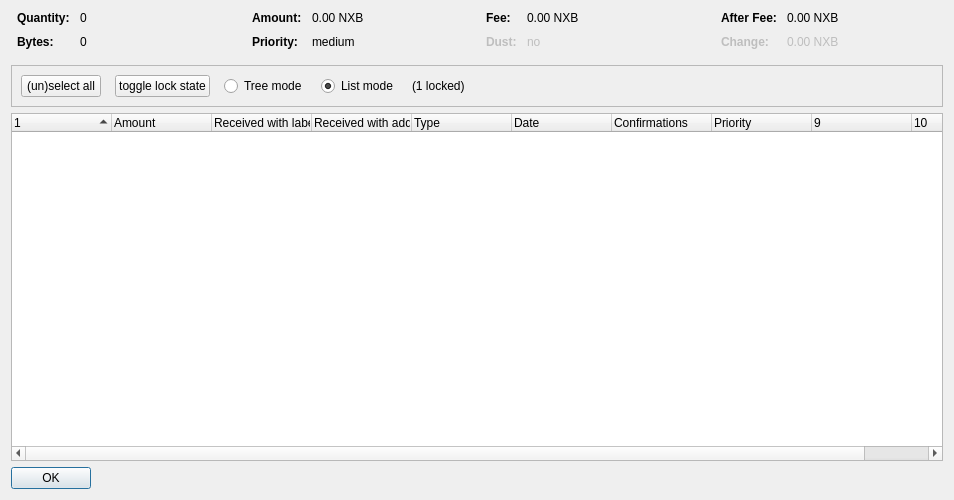
<?xml version="1.0" encoding="UTF-8"?>
<ui version="4.0">
 <class>CoinControlDialog</class>
 <widget class="QDialog" name="CoinControlDialog">
  <property name="geometry">
   <rect>
    <x>0</x>
    <y>0</y>
    <width>954</width>
    <height>500</height>
   </rect>
  </property>
  <property name="windowTitle">
   <string>Coin Selection</string>
  </property>
  <layout class="QVBoxLayout" name="verticalLayout">
   <item>
    <layout class="QHBoxLayout" name="horizontalLayoutTop" stretch="0,0,0,0">
     <property name="topMargin">
      <number>0</number>
     </property>
     <property name="bottomMargin">
      <number>10</number>
     </property>
     <item>
      <layout class="QFormLayout" name="formLayoutCoinControl1">
       <property name="horizontalSpacing">
        <number>10</number>
       </property>
       <property name="verticalSpacing">
        <number>10</number>
       </property>
       <property name="leftMargin">
        <number>6</number>
       </property>
       <property name="rightMargin">
        <number>6</number>
       </property>
       <item row="0" column="0">
        <widget class="QLabel" name="labelCoinControlQuantityText">
         <property name="font">
          <font>
           <weight>75</weight>
           <bold>true</bold>
          </font>
         </property>
         <property name="text">
          <string>Quantity:</string>
         </property>
        </widget>
       </item>
       <item row="0" column="1">
        <widget class="QLabel" name="labelCoinControlQuantity">
         <property name="cursor">
          <cursorShape>IBeamCursor</cursorShape>
         </property>
         <property name="contextMenuPolicy">
          <enum>Qt::ActionsContextMenu</enum>
         </property>
         <property name="text">
          <string notr="true">0</string>
         </property>
         <property name="textInteractionFlags">
          <set>Qt::LinksAccessibleByMouse|Qt::TextSelectableByKeyboard|Qt::TextSelectableByMouse</set>
         </property>
        </widget>
       </item>
       <item row="1" column="0">
        <widget class="QLabel" name="labelCoinControlBytesText">
         <property name="font">
          <font>
           <weight>75</weight>
           <bold>true</bold>
          </font>
         </property>
         <property name="text">
          <string>Bytes:</string>
         </property>
        </widget>
       </item>
       <item row="1" column="1">
        <widget class="QLabel" name="labelCoinControlBytes">
         <property name="cursor">
          <cursorShape>IBeamCursor</cursorShape>
         </property>
         <property name="contextMenuPolicy">
          <enum>Qt::ActionsContextMenu</enum>
         </property>
         <property name="text">
          <string notr="true">0</string>
         </property>
         <property name="textInteractionFlags">
          <set>Qt::LinksAccessibleByMouse|Qt::TextSelectableByKeyboard|Qt::TextSelectableByMouse</set>
         </property>
        </widget>
       </item>
      </layout>
     </item>
     <item>
      <layout class="QFormLayout" name="formLayoutCoinControl2">
       <property name="horizontalSpacing">
        <number>10</number>
       </property>
       <property name="verticalSpacing">
        <number>10</number>
       </property>
       <property name="leftMargin">
        <number>6</number>
       </property>
       <property name="rightMargin">
        <number>6</number>
       </property>
       <item row="0" column="0">
        <widget class="QLabel" name="labelCoinControlAmountText">
         <property name="font">
          <font>
           <weight>75</weight>
           <bold>true</bold>
          </font>
         </property>
         <property name="text">
          <string>Amount:</string>
         </property>
        </widget>
       </item>
       <item row="0" column="1">
        <widget class="QLabel" name="labelCoinControlAmount">
         <property name="cursor">
          <cursorShape>IBeamCursor</cursorShape>
         </property>
         <property name="contextMenuPolicy">
          <enum>Qt::ActionsContextMenu</enum>
         </property>
         <property name="text">
          <string notr="true">0.00 NXB</string>
         </property>
         <property name="textInteractionFlags">
          <set>Qt::LinksAccessibleByMouse|Qt::TextSelectableByKeyboard|Qt::TextSelectableByMouse</set>
         </property>
        </widget>
       </item>
       <item row="1" column="0">
        <widget class="QLabel" name="labelCoinControlPriorityText">
         <property name="font">
          <font>
           <weight>75</weight>
           <bold>true</bold>
          </font>
         </property>
         <property name="text">
          <string>Priority:</string>
         </property>
        </widget>
       </item>
       <item row="1" column="1">
        <widget class="QLabel" name="labelCoinControlPriority">
         <property name="cursor">
          <cursorShape>IBeamCursor</cursorShape>
         </property>
         <property name="contextMenuPolicy">
          <enum>Qt::ActionsContextMenu</enum>
         </property>
         <property name="text">
          <string>medium</string>
         </property>
         <property name="textInteractionFlags">
          <set>Qt::LinksAccessibleByMouse|Qt::TextSelectableByKeyboard|Qt::TextSelectableByMouse</set>
         </property>
        </widget>
       </item>
      </layout>
     </item>
     <item>
      <layout class="QFormLayout" name="formLayoutCoinControl3">
       <property name="horizontalSpacing">
        <number>10</number>
       </property>
       <property name="verticalSpacing">
        <number>10</number>
       </property>
       <property name="leftMargin">
        <number>6</number>
       </property>
       <property name="rightMargin">
        <number>6</number>
       </property>
       <item row="0" column="0">
        <widget class="QLabel" name="labelCoinControlFeeText">
         <property name="font">
          <font>
           <weight>75</weight>
           <bold>true</bold>
          </font>
         </property>
         <property name="text">
          <string>Fee:</string>
         </property>
        </widget>
       </item>
       <item row="0" column="1">
        <widget class="QLabel" name="labelCoinControlFee">
         <property name="cursor">
          <cursorShape>IBeamCursor</cursorShape>
         </property>
         <property name="contextMenuPolicy">
          <enum>Qt::ActionsContextMenu</enum>
         </property>
         <property name="text">
          <string notr="true">0.00 NXB</string>
         </property>
         <property name="textInteractionFlags">
          <set>Qt::LinksAccessibleByMouse|Qt::TextSelectableByKeyboard|Qt::TextSelectableByMouse</set>
         </property>
        </widget>
       </item>
       <item row="1" column="0">
        <widget class="QLabel" name="labelCoinControlLowOutputText">
         <property name="enabled">
          <bool>false</bool>
         </property>
         <property name="font">
          <font>
           <weight>75</weight>
           <bold>true</bold>
          </font>
         </property>
         <property name="text">
          <string>Dust:</string>
         </property>
        </widget>
       </item>
       <item row="1" column="1">
        <widget class="QLabel" name="labelCoinControlLowOutput">
         <property name="enabled">
          <bool>false</bool>
         </property>
         <property name="cursor">
          <cursorShape>IBeamCursor</cursorShape>
         </property>
         <property name="contextMenuPolicy">
          <enum>Qt::ActionsContextMenu</enum>
         </property>
         <property name="text">
          <string>no</string>
         </property>
         <property name="textInteractionFlags">
          <set>Qt::LinksAccessibleByMouse|Qt::TextSelectableByKeyboard|Qt::TextSelectableByMouse</set>
         </property>
        </widget>
       </item>
      </layout>
     </item>
     <item>
      <layout class="QFormLayout" name="formLayoutCoinControl4">
       <property name="horizontalSpacing">
        <number>10</number>
       </property>
       <property name="verticalSpacing">
        <number>10</number>
       </property>
       <property name="leftMargin">
        <number>6</number>
       </property>
       <property name="rightMargin">
        <number>6</number>
       </property>
       <item row="0" column="0">
        <widget class="QLabel" name="labelCoinControlAfterFeeText">
         <property name="font">
          <font>
           <weight>75</weight>
           <bold>true</bold>
          </font>
         </property>
         <property name="text">
          <string>After Fee:</string>
         </property>
        </widget>
       </item>
       <item row="0" column="1">
        <widget class="QLabel" name="labelCoinControlAfterFee">
         <property name="cursor">
          <cursorShape>IBeamCursor</cursorShape>
         </property>
         <property name="contextMenuPolicy">
          <enum>Qt::ActionsContextMenu</enum>
         </property>
         <property name="text">
          <string notr="true">0.00 NXB</string>
         </property>
         <property name="textInteractionFlags">
          <set>Qt::LinksAccessibleByMouse|Qt::TextSelectableByKeyboard|Qt::TextSelectableByMouse</set>
         </property>
        </widget>
       </item>
       <item row="1" column="0">
        <widget class="QLabel" name="labelCoinControlChangeText">
         <property name="enabled">
          <bool>false</bool>
         </property>
         <property name="font">
          <font>
           <weight>75</weight>
           <bold>true</bold>
          </font>
         </property>
         <property name="text">
          <string>Change:</string>
         </property>
        </widget>
       </item>
       <item row="1" column="1">
        <widget class="QLabel" name="labelCoinControlChange">
         <property name="enabled">
          <bool>false</bool>
         </property>
         <property name="cursor">
          <cursorShape>IBeamCursor</cursorShape>
         </property>
         <property name="contextMenuPolicy">
          <enum>Qt::ActionsContextMenu</enum>
         </property>
         <property name="text">
          <string notr="true">0.00 NXB</string>
         </property>
         <property name="textInteractionFlags">
          <set>Qt::LinksAccessibleByMouse|Qt::TextSelectableByKeyboard|Qt::TextSelectableByMouse</set>
         </property>
        </widget>
       </item>
      </layout>
     </item>
    </layout>
   </item>
   <item>
    <widget class="QFrame" name="frame">
     <property name="minimumSize">
      <size>
       <width>0</width>
       <height>40</height>
      </size>
     </property>
     <property name="frameShape">
      <enum>QFrame::StyledPanel</enum>
     </property>
     <property name="frameShadow">
      <enum>QFrame::Sunken</enum>
     </property>
     <layout class="QHBoxLayout" name="horizontalLayout">
      <item>
       <layout class="QHBoxLayout" name="horizontalLayoutPanel" stretch="0,0,0,0,0,0">
        <property name="spacing">
         <number>14</number>
        </property>
        <item>
         <widget class="QPushButton" name="pushButtonSelectAll">
          <property name="sizePolicy">
           <sizepolicy hsizetype="Maximum" vsizetype="Fixed">
            <horstretch>0</horstretch>
            <verstretch>0</verstretch>
           </sizepolicy>
          </property>
          <property name="text">
           <string>(un)select all</string>
          </property>
          <property name="autoDefault">
           <bool>false</bool>
          </property>
         </widget>
        </item>
        <item>
         <widget class="QPushButton" name="pushButtonToggleLock">
          <property name="sizePolicy">
           <sizepolicy hsizetype="Maximum" vsizetype="Fixed">
            <horstretch>0</horstretch>
            <verstretch>0</verstretch>
           </sizepolicy>
          </property>
          <property name="text">
           <string>toggle lock state</string>
          </property>
          <property name="autoDefault">
           <bool>false</bool>
          </property>
         </widget>
        </item>
        <item>
         <widget class="QRadioButton" name="radioTreeMode">
          <property name="sizePolicy">
           <sizepolicy hsizetype="Maximum" vsizetype="Fixed">
            <horstretch>0</horstretch>
            <verstretch>0</verstretch>
           </sizepolicy>
          </property>
          <property name="text">
           <string>Tree mode</string>
          </property>
         </widget>
        </item>
        <item>
         <widget class="QRadioButton" name="radioListMode">
          <property name="sizePolicy">
           <sizepolicy hsizetype="Maximum" vsizetype="Fixed">
            <horstretch>0</horstretch>
            <verstretch>0</verstretch>
           </sizepolicy>
          </property>
          <property name="text">
           <string>List mode</string>
          </property>
          <property name="checked">
           <bool>true</bool>
          </property>
         </widget>
        </item>
        <item>
         <widget class="QLabel" name="labelLocked">
          <property name="text">
           <string>(1 locked)</string>
          </property>
         </widget>
        </item>
        <item>
         <spacer name="horizontalSpacer">
          <property name="orientation">
           <enum>Qt::Horizontal</enum>
          </property>
          <property name="sizeHint" stdset="0">
           <size>
            <width>40</width>
            <height>20</height>
           </size>
          </property>
         </spacer>
        </item>
       </layout>
      </item>
     </layout>
    </widget>
   </item>
   <item>
    <widget class="CoinControlTreeWidget" name="treeWidget">
     <property name="contextMenuPolicy">
      <enum>Qt::CustomContextMenu</enum>
     </property>
     <property name="sortingEnabled">
      <bool>false</bool>
     </property>
     <property name="columnCount">
      <number>10</number>
     </property>
     <attribute name="headerShowSortIndicator" stdset="0">
      <bool>true</bool>
     </attribute>
     <attribute name="headerStretchLastSection">
      <bool>false</bool>
     </attribute>
     <column>
      <property name="text">
       <string/>
      </property>
     </column>
     <column>
      <property name="text">
       <string>Amount</string>
      </property>
     </column>
     <column>
      <property name="text">
       <string>Received with label</string>
      </property>
     </column>
     <column>
      <property name="text">
       <string>Received with address</string>
      </property>
     </column>
     <column>
      <property name="text">
       <string>Type</string>
      </property>
     </column>
     <column>
      <property name="text">
       <string>Date</string>
      </property>
     </column>
     <column>
      <property name="text">
       <string>Confirmations</string>
      </property>
      <property name="toolTip">
       <string>Confirmed</string>
      </property>
     </column>
     <column>
      <property name="text">
       <string>Priority</string>
      </property>
     </column>
     <column>
      <property name="text">
       <string/>
      </property>
     </column>
     <column>
      <property name="text">
       <string/>
      </property>
     </column>
    </widget>
   </item>
   <item>
    <widget class="QDialogButtonBox" name="buttonBox">
     <property name="sizePolicy">
      <sizepolicy hsizetype="Maximum" vsizetype="Fixed">
       <horstretch>0</horstretch>
       <verstretch>0</verstretch>
      </sizepolicy>
     </property>
     <property name="orientation">
      <enum>Qt::Horizontal</enum>
     </property>
     <property name="standardButtons">
      <set>QDialogButtonBox::Ok</set>
     </property>
    </widget>
   </item>
  </layout>
 </widget>
 <customwidgets>
  <customwidget>
   <class>CoinControlTreeWidget</class>
   <extends>QTreeWidget</extends>
   <header>coincontroltreewidget.h</header>
  </customwidget>
 </customwidgets>
 <resources/>
 <connections/>
</ui>
